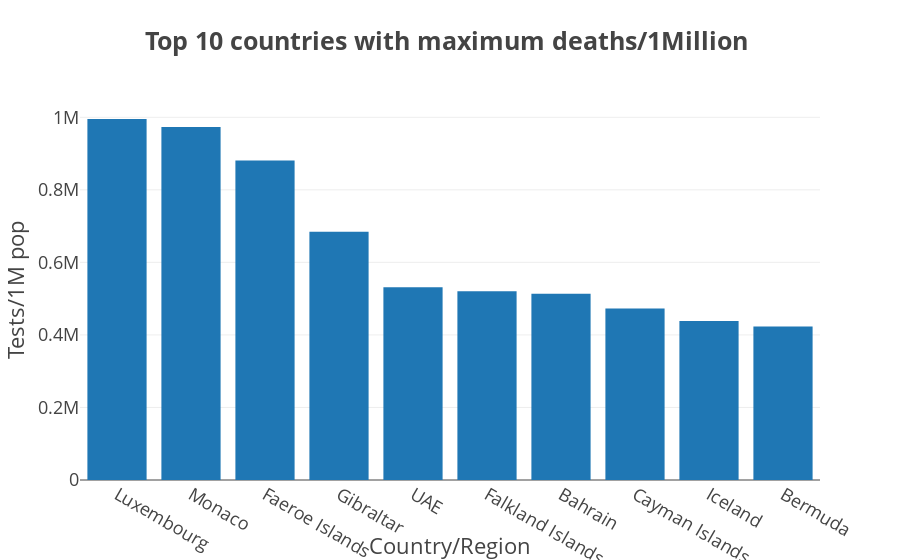

Notebook code cell kept with this figure:
### Markdown cell above
**Deaths/1M pop**

### Code cell
px.bar(worldmeter_data.sort_values(by= "Tests/1M pop", ascending = False).head(10), x = "Country/Region", y = "Tests/1M pop", template="presentation",title="<b>Top 10 countries with maximum deaths/1Million </b>").show()

### Figure 1 — Plotly figure (JSON) as saved in the notebook; plotly's stock layout.template omitted (floating-point values rounded to 4 significant figures)
{"data": [{"alignmentgroup": "True", "hovertemplate": "Country/Region=%{x}<br>Tests/1M pop=%{y}<extra></extra>", "legendgroup": "", "marker": {"color": "#1F77B4", "pattern": {"shape": ""}}, "name": "", "offsetgroup": "", "orientation": "v", "showlegend": false, "textposition": "auto", "type": "bar", "x": ["Luxembourg", "Monaco", "Faeroe Islands", "Gibraltar", "UAE", "Falkland Islands", "Bahrain", "Cayman Islands", "Iceland", "Bermuda"], "xaxis": "x", "y": [995300.0, 973000.0, 880600.0, 684600.0, 531500.0, 520500.0, 513700.0, 472800.0, 438400.0, 423300.0], "yaxis": "y"}], "layout": {"barmode": "relative", "legend": {"tracegroupgap": 0}, "title": {"text": "<b>Top 10 countries with maximum deaths/1Million </b>"}, "xaxis": {"anchor": "y", "domain": [0.0, 1.0], "title": {"text": "Country/Region"}}, "yaxis": {"anchor": "x", "domain": [0.0, 1.0], "title": {"text": "Tests/1M pop"}}}}
